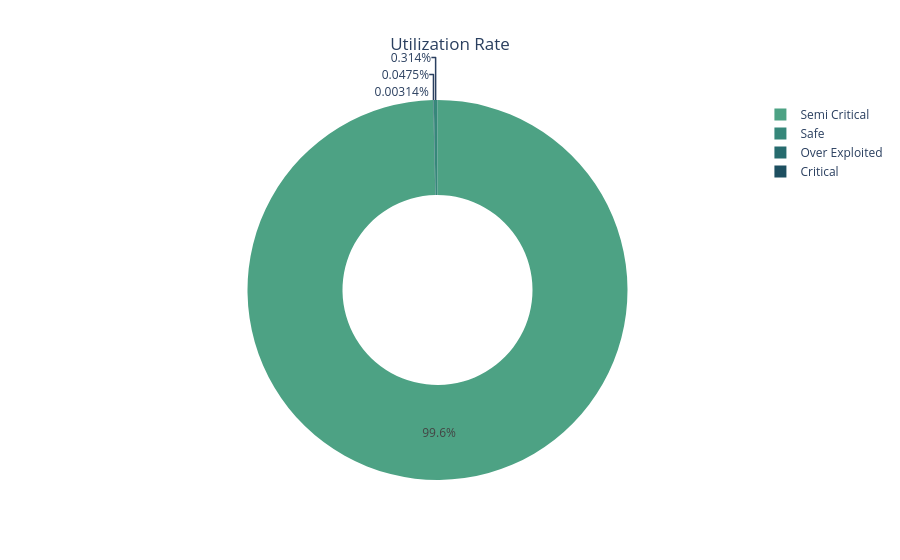

Write notebook code for a chart like this one.
### Markdown cell above
### 6. Utilization Rate per Category


- This chart shows the average utilization rate across different categories.

- Each slice represents a category and its proportion of total utilization.

- It helps quickly identify which category has higher water usage pressure.

💡 Insight:

- Higher utilization rates indicate heavy dependence on groundwater.

### Code cell
avg_util = df.groupby('category')['utilization_rate'].mean().reset_index()

fig5 = px.pie(
    avg_util,
    names='category',
    values='utilization_rate',
    title='Utilization Rate',
    hole=0.5,  # makes it donut
    color='utilization_rate',
    color_discrete_sequence=px.colors.sequential.Blugrn_r
)

fig5.update_layout(template='plotly_white', title_x=0.5)
fig5.show()

### Figure 1 — Plotly figure (JSON) as saved in the notebook; plotly's stock layout.template omitted (floating-point values rounded to 4 significant figures)
{"data": [{"customdata": [[0.1481], [2.241], [14.84], [4703.0]], "domain": {"x": [0, 1], "y": [0, 1]}, "hole": 0.5, "hovertemplate": "category=%{label}<br>utilization_rate=%{customdata[0]}<extra></extra>", "labels": ["Critical", "Over Exploited", "Safe", "Semi Critical"], "legendgroup": "", "marker": {"colors": ["rgb(29, 79, 96)", "rgb(38, 107, 110)", "rgb(54, 135, 122)", "rgb(77, 162, 132)"]}, "name": "", "showlegend": true, "type": "pie", "values": [0.1481, 2.241, 14.84, 4703.0]}], "layout": {"legend": {"tracegroupgap": 0}, "piecolorway": ["rgb(29, 79, 96)", "rgb(38, 107, 110)", "rgb(54, 135, 122)", "rgb(77, 162, 132)", "rgb(109, 188, 144)", "rgb(150, 210, 164)", "rgb(196, 230, 195)"], "title": {"text": "Utilization Rate", "x": 0.5}}}
